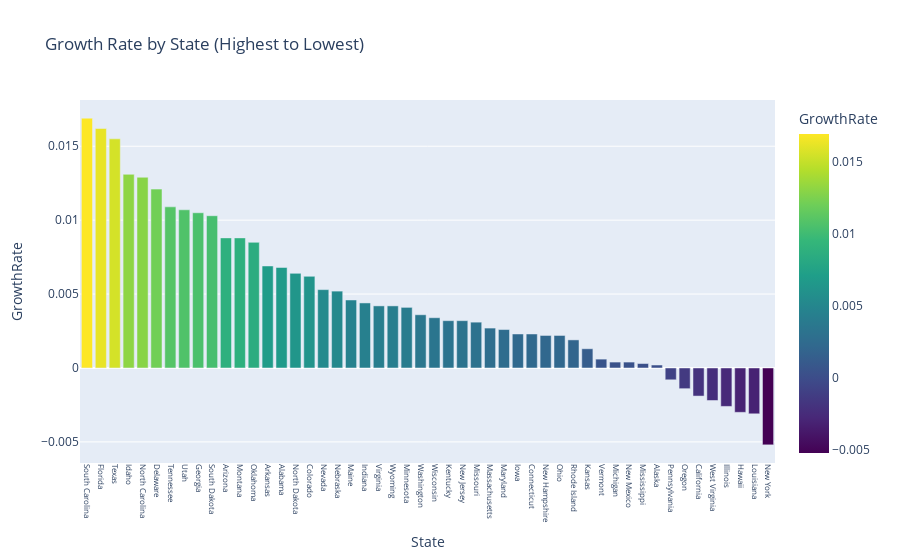

The code cell stored with this chart in its notebook:
### Markdown cell above
Visualization 2: Growth Ranking

### Code cell
uspop_sorted = uspop.sort_values(by='GrowthRate', ascending=False)


fig = px.bar(uspop_sorted, 
             x='state', 
             y='GrowthRate', 
             title='Growth Rate by State (Highest to Lowest)', 
             labels={'state': 'State', 'Growth Rate': 'Growth Rate'},
             color='GrowthRate',  
             color_continuous_scale='Viridis')


fig.update_xaxes(tickangle=90, tickfont=dict(size=8))


fig.show()

### Figure 1 — Plotly figure (JSON) as saved in the notebook; plotly's stock layout.template omitted (floating-point values rounded to 4 significant figures)
{"data": [{"alignmentgroup": "True", "hovertemplate": "State=%{x}<br>GrowthRate=%{marker.color}<extra></extra>", "legendgroup": "", "marker": {"color": [0.0169, 0.0162, 0.0155, 0.0131, 0.0129, 0.0121, 0.0109, 0.0107, 0.0105, 0.0103, 0.0088, 0.0088, 0.0085, 0.0069, 0.0068, 0.0064, 0.0062, 0.0053, 0.0052, 0.0046, 0.0044, 0.0042, 0.0042, 0.0041, 0.0036, 0.0034, 0.0032, 0.0032, 0.0031, 0.0027, 0.0026, 0.0023, 0.0023, 0.0022, 0.0022, 0.0019, 0.0013, 0.0006, 0.0004, 0.0004, 0.0003, 0.0002, -0.0008, -0.0014, -0.0019, -0.0022, -0.0026, -0.003, -0.0031, -0.0052], "coloraxis": "coloraxis", "pattern": {"shape": ""}}, "name": "", "offsetgroup": "", "orientation": "v", "showlegend": false, "textposition": "auto", "type": "bar", "x": ["South Carolina", "Florida", "Texas", "Idaho", "North Carolina", "Delaware", "Tennessee", "Utah", "Georgia", "South Dakota", "Arizona", "Montana", "Oklahoma", "Arkansas", "Alabama", "North Dakota", "Colorado", "Nevada", "Nebraska", "Maine", "Indiana", "Virginia", "Wyoming", "Minnesota", "Washington", "Wisconsin", "Kentucky", "New Jersey", "Missouri", "Massachusetts", "Maryland", "Iowa", "Connecticut", "New Hampshire", "Ohio", "Rhode Island", "Kansas", "Vermont", "Michigan", "New Mexico", "Mississippi", "Alaska", "Pennsylvania", "Oregon", "California", "West Virginia", "Illinois", "Hawaii", "Louisiana", "New York"], "xaxis": "x", "y": [0.0169, 0.0162, 0.0155, 0.0131, 0.0129, 0.0121, 0.0109, 0.0107, 0.0105, 0.0103, 0.0088, 0.0088, 0.0085, 0.0069, 0.0068, 0.0064, 0.0062, 0.0053, 0.0052, 0.0046, 0.0044, 0.0042, 0.0042, 0.0041, 0.0036, 0.0034, 0.0032, 0.0032, 0.0031, 0.0027, 0.0026, 0.0023, 0.0023, 0.0022, 0.0022, 0.0019, 0.0013, 0.0006, 0.0004, 0.0004, 0.0003, 0.0002, -0.0008, -0.0014, -0.0019, -0.0022, -0.0026, -0.003, -0.0031, -0.0052], "yaxis": "y"}], "layout": {"barmode": "relative", "coloraxis": {"colorbar": {"title": {"text": "GrowthRate"}}, "colorscale": [[0, "#440154"], [0.1111, "#482878"], [0.2222, "#3e4989"], [0.3333, "#31688e"], [0.4444, "#26828e"], [0.5556, "#1f9e89"], [0.6667, "#35b779"], [0.7778, "#6ece58"], [0.8889, "#b5de2b"], [1, "#fde725"]]}, "legend": {"tracegroupgap": 0}, "title": {"text": "Growth Rate by State (Highest to Lowest)"}, "xaxis": {"anchor": "y", "domain": [0, 1], "tickangle": 90, "tickfont": {"size": 8}, "title": {"text": "State"}}, "yaxis": {"anchor": "x", "domain": [0, 1], "title": {"text": "GrowthRate"}}}}
